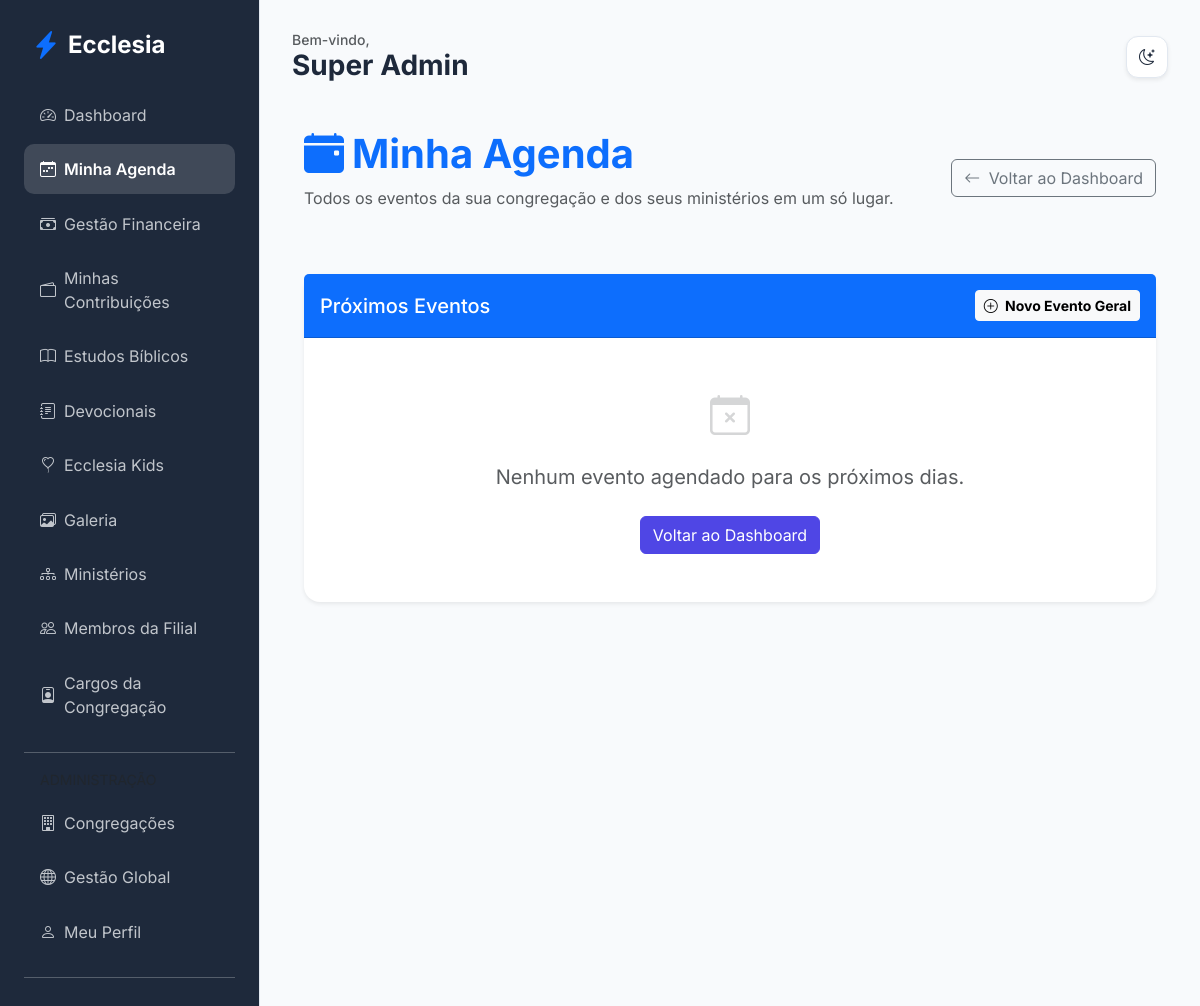
Page /members/agenda (signed in) on the earlier database version.
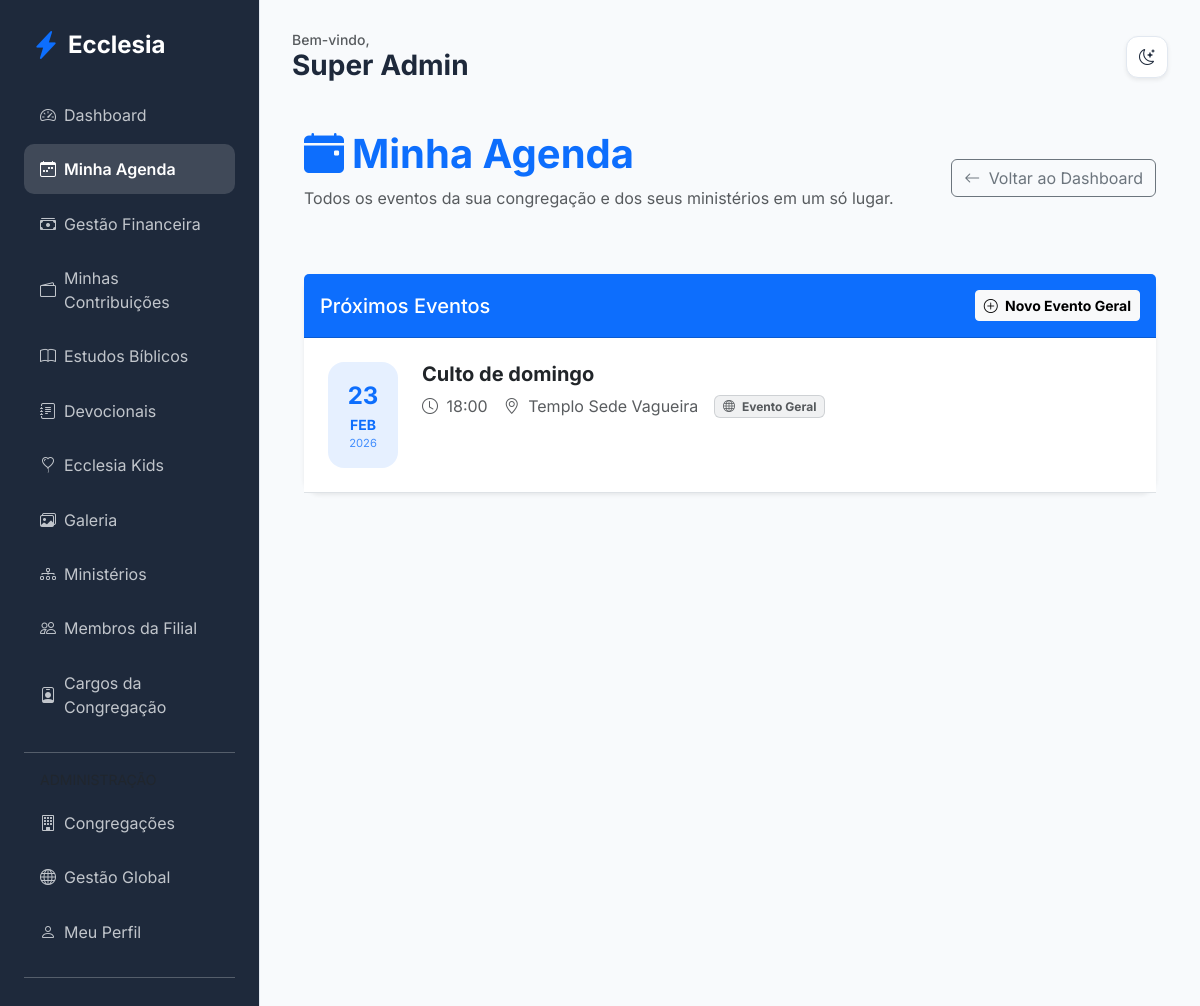
Same page on the later database version.
### app/core/models.py (models this page shows)
class Event(db.Model):
    id = db.Column(db.Integer, primary_key=True)
    title = db.Column(db.String(100), nullable=False)
    description = db.Column(db.Text)
    start_time = db.Column(db.DateTime, nullable=False)
    location = db.Column(db.String(200))
    ministry_id = db.Column(db.Integer, db.ForeignKey('ministry.id'), nullable=True)
    church_id = db.Column(db.Integer, db.ForeignKey('church.id'))
    recurrence = db.Column(db.String(20), default='none')

### app/modules/members/routes.py (the view)
@members_bp.route('/agenda')
@login_required
def agenda():
    ministry_ids = [m.id for m in current_user.ministries]
    events = Event.query.filter(
        (Event.church_id == current_user.church_id) &
        ((Event.ministry_id == None) | (Event.ministry_id.in_(ministry_ids)))
    ).order_by(Event.start_time.asc()).all()
    return render_template('members/agenda.html', events=events)

### app/templates/members/agenda.html (shortened to what this page needs)
{% extends "base.html" %}
{% block content %}
<div class="container py-4">
    <div class="d-flex justify-content-between align-items-center mb-5">
        <div>
            <h1 class="fw-bold text-primary"><i class="bi bi-calendar-event-fill me-2"></i>Minha Agenda</h1>
            <p class="text-muted">Todos os eventos da sua congregação e dos seus ministérios em um só lugar.</p>
        </div>
        <a href="{{ url_for('members.dashboard') }}" class="btn btn-outline-secondary">
            <i class="bi bi-arrow-left me-1"></i> Voltar ao Dashboard
        </a>
    </div>
    <div class="card border-0 shadow-sm">
        <div class="card-header bg-primary text-white d-flex justify-content-between align-items-center py-3">
            <h5 class="mb-0">Próximos Eventos</h5>
            {% if current_user.can_manage_events or (current_user.church_role and current_user.church_role.name in ['Administrador Global', 'Pastor Líder']) %}
            <a href="{{ url_for('members.add_general_event') }}" class="btn btn-light btn-sm fw-bold">
                <i class="bi bi-plus-circle me-1"></i> Novo Evento Geral
            </a>
            {% endif %}
        </div>
        <div class="card-body p-0">
            <div class="list-group list-group-flush">
                {% for event in events %}
                <div class="list-group-item px-4 py-4 border-bottom">
                    <div class="d-flex justify-content-between align-items-start">
                        <div class="d-flex align-items-start">
                            <div class="bg-primary bg-opacity-10 text-primary p-3 rounded-4 me-4 text-center" style="min-width: 70px;">
                                <div class="fw-bold fs-4">{{ event.start_time.strftime('%d') }}</div>
                                <div class="text-uppercase small fw-bold">{{ event.start_time.strftime('%b') }}</div>
                                <div class="extra-small opacity-75">{{ event.start_time.strftime('%Y') }}</div>
                            </div>
                            <div>
                                <h5 class="fw-bold mb-2">{{ event.title }}</h5>
                                <div class="d-flex flex-wrap gap-3 align-items-center text-muted">
                                    <span><i class="bi bi-clock me-1"></i> {{ event.start_time.strftime('%H:%M') }}</span>
                                    <span><i class="bi bi-geo-alt me-1"></i> {{ event.location or 'Local não definido' }}</span>
                                    {% if event.ministry %}
                                    <span class="badge bg-info bg-opacity-10 text-info border border-info border-opacity-25">
                                        <i class="bi bi-tag me-1"></i> {{ event.ministry.name }}
                                    </span>
                                    {% else %}
                                    <span class="badge bg-secondary bg-opacity-10 text-muted border border-secondary border-opacity-25">
                                        <i class="bi bi-globe me-1"></i> Evento Geral
                                    </span>
                                    {% endif %}
                                </div>
                            </div>
                        </div>
                    </div>
                </div>
                {% else %}
                <div class="text-center py-5 text-muted">
                    <i class="bi bi-calendar-x fs-1 d-block mb-3 opacity-25"></i>
                    <p class="fs-5">Nenhum evento agendado para os próximos dias.</p>
                    <a href="{{ url_for('members.dashboard') }}" class="btn btn-primary mt-2">Voltar ao Dashboard</a>
                </div>
                {% endfor %}
            </div>
        </div>
    </div>
</div>
{% endblock %}

Differences in the rows shown:
added Event: start_time "23", start_time "FEB", start_time "2026", title "Culto de domingo", start_time "18:00", location "Templo Sede Vagueira"
Other differences:
text no longer shown: "Nenhum evento agendado para os próximos dias. Voltar ao Dashboard"
